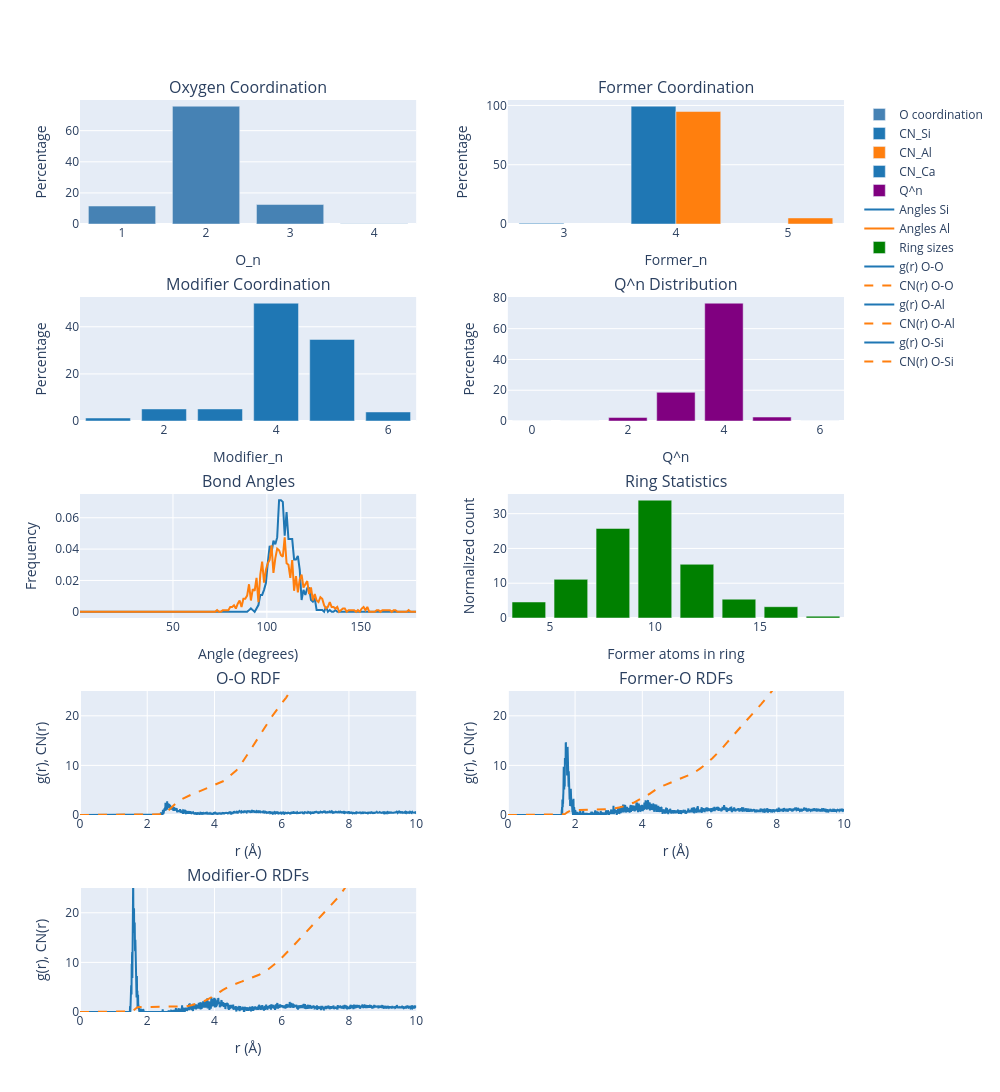

This figure's notebook cell:
### Code cell
fig = plot_analysis_results_plotly(results_analysis)
fig.show()

### Figure 1 — Plotly figure (JSON) as saved in the notebook; plotly's stock layout.template omitted (floating-point values rounded to 4 significant figures; data arrays with more than 128 entries replaced by an {"elided": "..."} marker saying what was removed)
{"data": [{"marker": {"color": "steelblue"}, "name": "O coordination", "showlegend": true, "type": "bar", "x": [1, 2, 3, 4], "xaxis": "x", "y": [11.58, 75.72, 12.54, 0.1608], "yaxis": "y"}, {"marker": {"color": "#1f77b4"}, "name": "CN_Si", "offsetgroup": "0", "showlegend": true, "type": "bar", "x": [3, 4], "xaxis": "x2", "y": [0.6452, 99.35], "yaxis": "y2"}, {"marker": {"color": "#ff7f0e"}, "name": "CN_Al", "offsetgroup": "1", "showlegend": true, "type": "bar", "x": [4, 5], "xaxis": "x2", "y": [94.87, 5.128], "yaxis": "y2"}, {"marker": {"color": "#1f77b4"}, "name": "CN_Ca", "offsetgroup": "0", "showlegend": true, "type": "bar", "x": [1, 2, 3, 4, 5, 6], "xaxis": "x3", "y": [1.282, 5.128, 5.128, 50, 34.62, 3.846], "yaxis": "y3"}, {"marker": {"color": "purple"}, "name": "Q^n", "showlegend": true, "type": "bar", "x": [0, 1, 2, 3, 4, 5, 6], "xaxis": "x4", "y": [0, 0, 2.251, 18.65, 76.53, 2.572, 0], "yaxis": "y4"}, {"line": {"color": "#1f77b4", "width": 2}, "mode": "lines", "name": "Angles Si", "showlegend": true, "type": "scatter", "x": {"elided": "180 float values"}, "xaxis": "x5", "y": {"elided": "180 float values"}, "yaxis": "y5"}, {"line": {"color": "#ff7f0e", "width": 2}, "mode": "lines", "name": "Angles Al", "showlegend": true, "type": "scatter", "x": {"elided": "180 float values"}, "xaxis": "x5", "y": {"elided": "180 float values"}, "yaxis": "y5"}, {"marker": {"color": "green"}, "name": "Ring sizes", "showlegend": true, "type": "bar", "x": [4, 6, 8, 10, 12, 14, 16, 18], "xaxis": "x6", "y": [4.607, 11.11, 25.75, 33.88, 15.45, 5.42, 3.252, 0.542], "yaxis": "y6"}, {"line": {"color": "#1f77b4", "width": 2}, "mode": "lines", "name": "g(r) O-O", "showlegend": true, "type": "scatter", "x": {"elided": "2000 float values"}, "xaxis": "x7", "y": {"elided": "2000 float values"}, "yaxis": "y7"}, {"line": {"color": "#ff7f0e", "dash": "dash", "width": 2}, "mode": "lines", "name": "CN(r) O-O", "showlegend": true, "type": "scatter", "x": {"elided": "2000 float values"}, "xaxis": "x7", "y": {"elided": "2000 float values"}, "yaxis": "y7"}, {"line": {"color": "#1f77b4", "width": 2}, "mode": "lines", "name": "g(r) O-Al", "showlegend": true, "type": "scatter", "x": {"elided": "2000 float values"}, "xaxis": "x8", "y": {"elided": "2000 float values"}, "yaxis": "y8"}, {"line": {"color": "#ff7f0e", "dash": "dash", "width": 2}, "mode": "lines", "name": "CN(r) O-Al", "showlegend": true, "type": "scatter", "x": {"elided": "2000 float values"}, "xaxis": "x8", "y": {"elided": "2000 float values"}, "yaxis": "y8"}, {"line": {"color": "#1f77b4", "width": 2}, "mode": "lines", "name": "g(r) O-Si", "showlegend": true, "type": "scatter", "x": {"elided": "2000 float values"}, "xaxis": "x9", "y": {"elided": "2000 float values"}, "yaxis": "y9"}, {"line": {"color": "#ff7f0e", "dash": "dash", "width": 2}, "mode": "lines", "name": "CN(r) O-Si", "showlegend": true, "type": "scatter", "x": {"elided": "2000 float values"}, "xaxis": "x9", "y": {"elided": "2000 float values"}, "yaxis": "y9"}], "layout": {"annotations": [{"font": {"size": 16}, "showarrow": false, "text": "Oxygen Coordination", "x": 0.22, "xanchor": "center", "xref": "paper", "y": 1.0, "yanchor": "bottom", "yref": "paper"}, {"font": {"size": 16}, "showarrow": false, "text": "Former Coordination", "x": 0.78, "xanchor": "center", "xref": "paper", "y": 1.0, "yanchor": "bottom", "yref": "paper"}, {"font": {"size": 16}, "showarrow": false, "text": "Modifier Coordination", "x": 0.22, "xanchor": "center", "xref": "paper", "y": 0.784, "yanchor": "bottom", "yref": "paper"}, {"font": {"size": 16}, "showarrow": false, "text": "Q^n Distribution", "x": 0.78, "xanchor": "center", "xref": "paper", "y": 0.784, "yanchor": "bottom", "yref": "paper"}, {"font": {"size": 16}, "showarrow": false, "text": "Bond Angles", "x": 0.22, "xanchor": "center", "xref": "paper", "y": 0.568, "yanchor": "bottom", "yref": "paper"}, {"font": {"size": 16}, "showarrow": false, "text": "Ring Statistics", "x": 0.78, "xanchor": "center", "xref": "paper", "y": 0.568, "yanchor": "bottom", "yref": "paper"}, {"font": {"size": 16}, "showarrow": false, "text": "O-O RDF", "x": 0.22, "xanchor": "center", "xref": "paper", "y": 0.352, "yanchor": "bottom", "yref": "paper"}, {"font": {"size": 16}, "showarrow": false, "text": "Former-O RDFs", "x": 0.78, "xanchor": "center", "xref": "paper", "y": 0.352, "yanchor": "bottom", "yref": "paper"}, {"font": {"size": 16}, "showarrow": false, "text": "Modifier-O RDFs", "x": 0.22, "xanchor": "center", "xref": "paper", "y": 0.136, "yanchor": "bottom", "yref": "paper"}], "height": 1500, "legend": {"orientation": "v", "x": 1.02, "xanchor": "left", "y": 1, "yanchor": "top"}, "showlegend": true, "width": 1000, "xaxis": {"anchor": "y", "domain": [0, 0.44], "title": {"text": "O_n"}}, "xaxis2": {"anchor": "y2", "domain": [0.56, 1], "title": {"text": "Former_n"}}, "xaxis3": {"anchor": "y3", "domain": [0, 0.44], "title": {"text": "Modifier_n"}}, "xaxis4": {"anchor": "y4", "domain": [0.56, 1], "title": {"text": "Q^n"}}, "xaxis5": {"anchor": "y5", "domain": [0, 0.44], "title": {"text": "Angle (degrees)"}}, "xaxis6": {"anchor": "y6", "domain": [0.56, 1], "title": {"text": "Former atoms in ring"}}, "xaxis7": {"anchor": "y7", "domain": [0, 0.44], "range": [0, 10], "title": {"text": "r (Å)"}}, "xaxis8": {"anchor": "y8", "domain": [0.56, 1], "range": [0, 10], "title": {"text": "r (Å)"}}, "xaxis9": {"anchor": "y9", "domain": [0, 0.44], "range": [0, 10], "title": {"text": "r (Å)"}}, "yaxis": {"anchor": "x", "domain": [0.864, 1.0], "title": {"text": "Percentage"}}, "yaxis2": {"anchor": "x2", "domain": [0.864, 1.0], "title": {"text": "Percentage"}}, "yaxis3": {"anchor": "x3", "domain": [0.648, 0.784], "title": {"text": "Percentage"}}, "yaxis4": {"anchor": "x4", "domain": [0.648, 0.784], "title": {"text": "Percentage"}}, "yaxis5": {"anchor": "x5", "domain": [0.432, 0.568], "title": {"text": "Frequency"}}, "yaxis6": {"anchor": "x6", "domain": [0.432, 0.568], "title": {"text": "Normalized count"}}, "yaxis7": {"anchor": "x7", "domain": [0.216, 0.352], "range": [0, 25], "title": {"text": "g(r), CN(r)"}}, "yaxis8": {"anchor": "x8", "domain": [0.216, 0.352], "range": [0, 25], "title": {"text": "g(r), CN(r)"}}, "yaxis9": {"anchor": "x9", "domain": [0, 0.136], "range": [0, 25], "title": {"text": "g(r), CN(r)"}}}}
